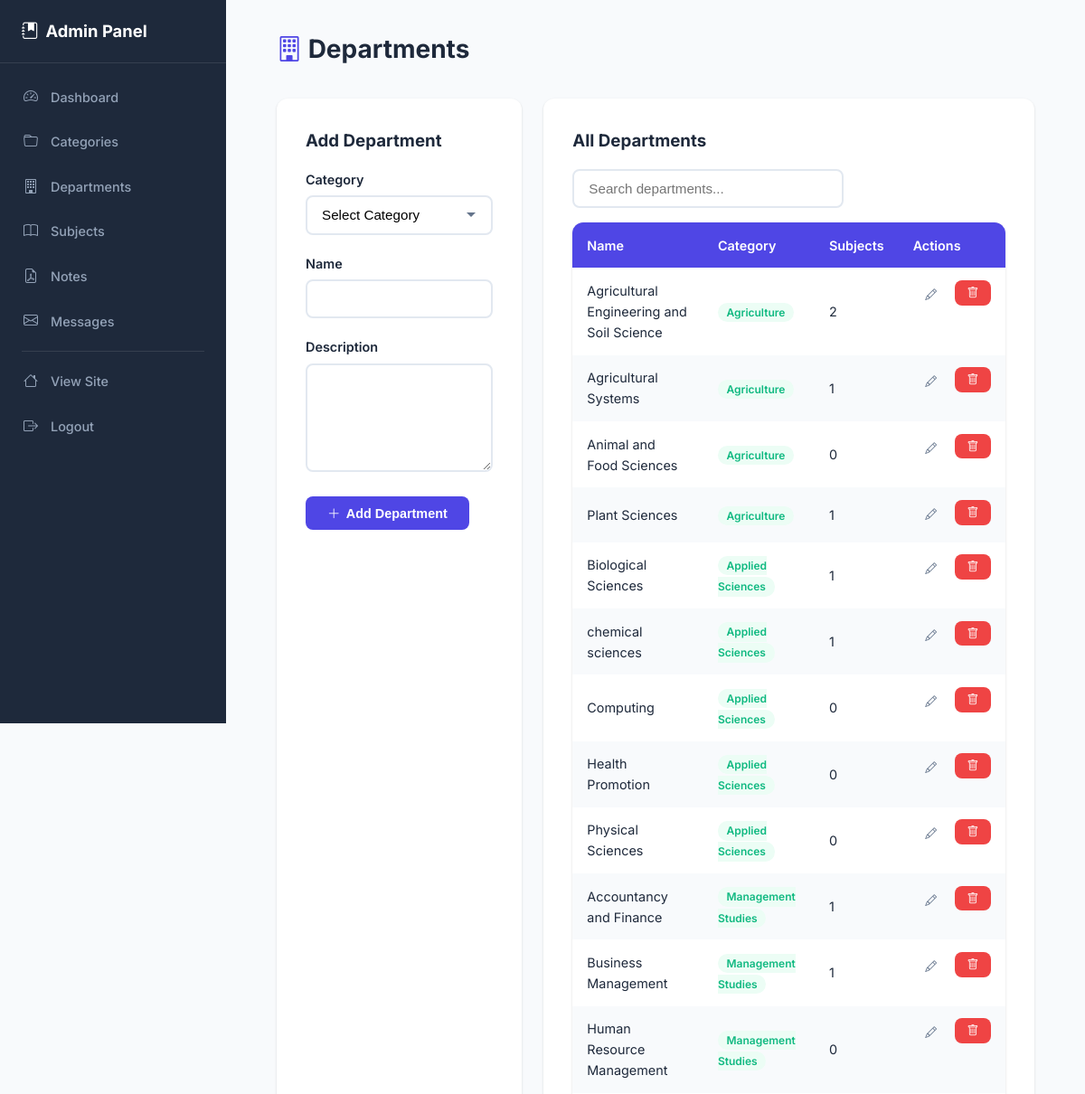
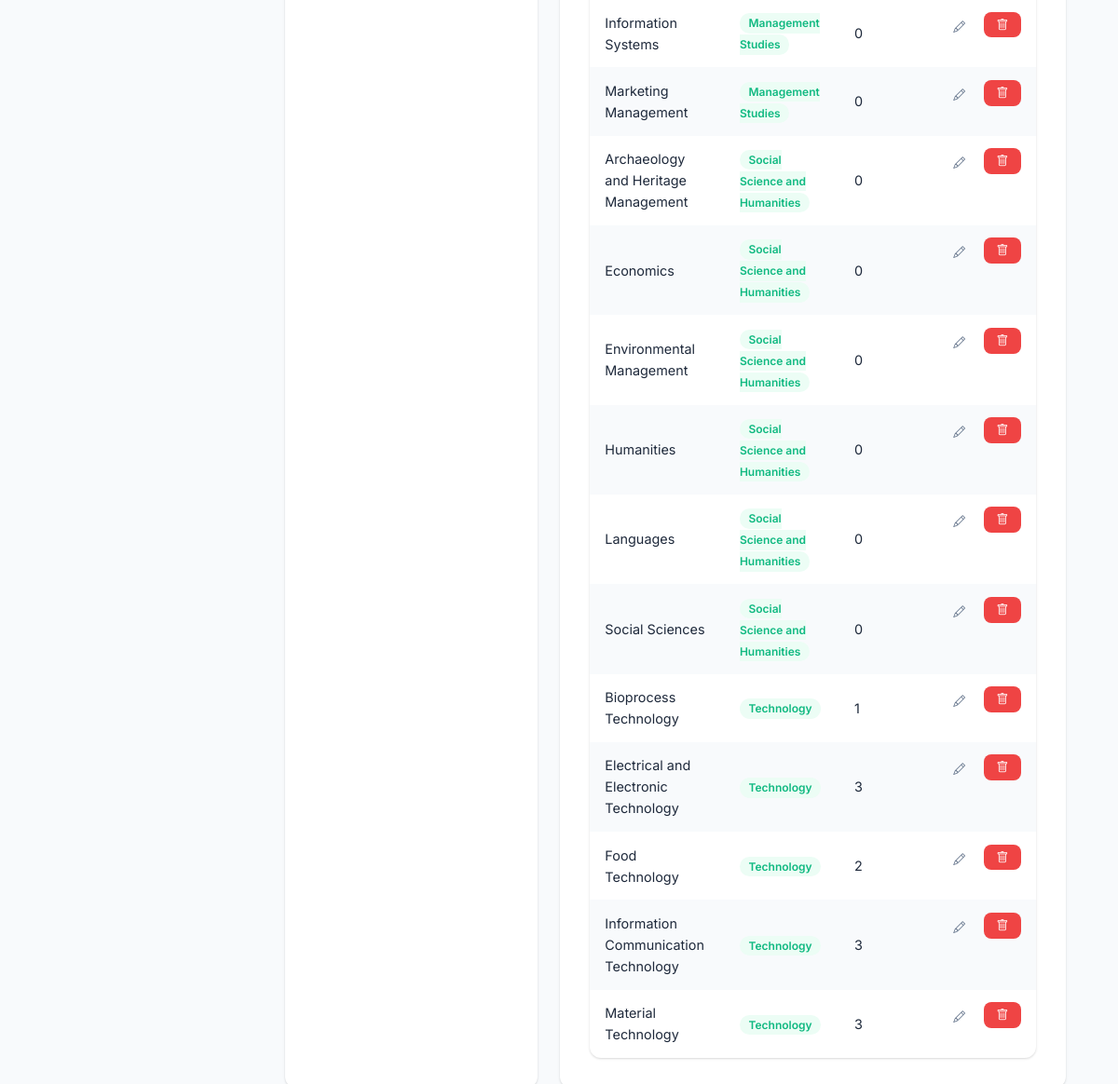
The app's page /admin/departments.php (signed in) with its own data (2 pictures, top to bottom).
### tables this page shows
CREATE TABLE departments (
    id INT AUTO_INCREMENT PRIMARY KEY,
    category_id INT NOT NULL,
    name VARCHAR(100) NOT NULL,
    description TEXT,
    created_at TIMESTAMP DEFAULT CURRENT_TIMESTAMP,
    FOREIGN KEY (category_id) REFERENCES categories(id) ON DELETE CASCADE
);

CREATE TABLE categories (
    id INT AUTO_INCREMENT PRIMARY KEY,
    name VARCHAR(100) NOT NULL,
    description TEXT,
    icon VARCHAR(50) DEFAULT 'bi-book',
    created_at TIMESTAMP DEFAULT CURRENT_TIMESTAMP
);

### admin/departments.php (the view, shortened to what this page needs)
<?php
require_once '../includes/db.php';
$editDept = null;
$departments = $conn->query("SELECT d.*, c.name as cat_name,
    (SELECT COUNT(*) FROM subjects WHERE department_id = d.id) as subject_count,
    (SELECT COUNT(*) FROM notes n JOIN subjects s ON n.subject_id = s.id WHERE s.department_id = d.id) as note_count
    FROM departments d JOIN categories c ON d.category_id = c.id ORDER BY c.name, d.name");
?>
<!DOCTYPE html>
<html lang="en">
<head>
    <link rel="stylesheet" href="../css/style.css?v=<?= filemtime(__DIR__ . '/../css/style.css') ?>">
    <link rel="stylesheet" href="https://cdn.jsdelivr.net/npm/bootstrap-icons@1.11.3/font/bootstrap-icons.min.css">
</head>
<body>
<?php include '../includes/admin_nav.php'; ?>
<div class="admin-main">
<div class="page-wrapper">
    <div class="container">
        <div class="page-header">
            <h1><i class="bi bi-building" style="color:var(--primary);"></i> Departments</h1>
        </div>
        <div class="grid-form-table">
            <div class="card-box">
                <h3 style="margin-bottom:1rem;"><?= $editDept ? 'Edit Department' : 'Add Department' ?></h3>
                <form action="" method="POST">
                    <div class="form-group">
                        <label>Category</label>
                        <select name="category_id" class="form-control" required>
                            <option value="">Select Category</option>
                        </select>
                    </div>
                    <div class="form-group">
                        <label>Name</label>
                        <input type="text" name="name" class="form-control" required value="<?= htmlspecialchars($editDept['name'] ?? '') ?>">
                    </div>
                    <div class="form-group">
                        <label>Description</label>
                        <textarea name="description" class="form-control" rows="2"><?= htmlspecialchars($editDept['description'] ?? '') ?></textarea>
                    </div>
                    <?php if ($editDept): ?>
                    <button type="submit" class="btn btn-primary"><i class="bi bi-check-lg"></i> Update Department</button>
                    <a href="departments.php" class="btn btn-ghost"><i class="bi bi-x-lg"></i> Cancel</a>
                    <?php else: ?>
                    <button type="submit" class="btn btn-primary"><i class="bi bi-plus-lg"></i> Add Department</button>
                    <?php endif; ?>
                </form>
            </div>
            <div class="card-box" style="overflow-x:auto;">
                <h3 style="margin-bottom:1rem;">All Departments</h3>
                <input type="text" id="liveSearch" placeholder="Search departments..." class="form-control" style="margin-bottom:1rem; max-width:300px;">
                <table class="admin-table">
                    <thead>
                        <tr><th>Name</th><th>Category</th><th>Subjects</th><th>Actions</th></tr>
                    </thead>
                    <tbody>
                        <?php while ($dept = $departments->fetch_assoc()): ?>
                        <tr class="filterable-item">
                            <td><?= htmlspecialchars($dept['name']) ?></td>
                            <td><span class="badge badge-user"><?= htmlspecialchars($dept['cat_name']) ?></span></td>
                            <td><?= $dept['subject_count'] ?></td>
                            <td class="actions">
                                <a href="departments.php?edit=<?= $dept['id'] ?>" class="btn btn-sm btn-ghost" title="Edit"><i class="bi bi-pencil"></i></a>
                                <?php $delMsg = htmlspecialchars(json_encode("Delete \"{$dept['name']}\"?\n\nThis will also permanently delete:\n- {$dept['subject_count']} subject(s)\n- {$dept['note_count']} note(s)", JSON_UNESCAPED_SLASHES | JSON_UNESCAPED_UNICODE)); ?>
                                <form method="POST" style="display:inline;" onsubmit="return confirm(<?= $delMsg ?>);">
                                    <button type="submit" class="btn btn-sm btn-danger" title="Delete"><i class="bi bi-trash"></i></button>
                                </form>
                            </td>
                        </tr>
                        <?php endwhile; ?>
                    </tbody>
                </table>
            </div>
        </div>
    </div>
</div>
</div>
</body>
</html>

### css/style.css (style rules this page uses)
:root { --primary: #4f46e5; --primary-dark: #4338ca; --primary-light: #818cf8; --secondary: #0ea5e9; --accent: #f59e0b; --success: #10b981; --danger: #ef4444; --warning: #f59e0b; --dark: #1e293b; --gray: #64748b; --light-gray: #e2e8f0; --bg: #f8fafc; --white: #ffffff; --shadow: 0 1px 3px rgba(0,0,0,0.1), 0 1px 2px rgba(0,0,0,0.06); --shadow-md: 0 4px 6px rgba(0,0,0,0.1), 0 2px 4px rgba(0,0,0,0.06); --shadow-lg: 0 10px 15px rgba(0,0,0,0.1), 0 4px 6px rgba(0,0,0,0.05); --radius: 12px; --radius-sm: 8px; --transition: all 0.3s ease; }
* { margin: 0; padding: 0; box-sizing: border-box; }
body { font-family: 'Inter', -apple-system, BlinkMacSystemFont, 'Segoe UI', Roboto, sans-serif; background: var(--bg); color: var(--dark); line-height: 1.6; min-height: 100vh; }
a { text-decoration: none; color: var(--primary); transition: var(--transition); }
.container { max-width: 1200px; margin: 0 auto; padding: 0 1.5rem; }
.page-wrapper { padding: 2rem 0; min-height: calc(100vh - 200px); }
.page-header { display: flex; justify-content: space-between; align-items: center; margin-bottom: 2rem; flex-wrap: wrap; gap: 1rem; }
.page-header h1 { font-size: 1.75rem; font-weight: 700; }
.btn { display: inline-flex; align-items: center; gap: 0.4rem; padding: 0.65rem 1.5rem; border: none; border-radius: var(--radius-sm); font-size: 0.9rem; font-weight: 600; cursor: pointer; transition: var(--transition); text-align: center; justify-content: center; }
.btn-primary { background: var(--primary); color: var(--white); }
.btn-danger { background: var(--danger); color: var(--white); }
.btn-ghost { background: transparent; color: var(--gray); }
.btn-sm { padding: 0.4rem 0.85rem; font-size: 0.8rem; }
.form-group { margin-bottom: 1.25rem; }
.form-group label { display: block; font-weight: 600; margin-bottom: 0.4rem; font-size: 0.9rem; color: var(--dark); }
.form-control { width: 100%; padding: 0.7rem 1rem; border: 2px solid var(--light-gray); border-radius: var(--radius-sm); font-size: 0.95rem; outline: none; transition: var(--transition); background: var(--white); }
textarea.form-control { resize: vertical; min-height: 120px; }
select.form-control { appearance: none; background-repeat: no-repeat; background-position: right 1rem center; padding-right: 2.5rem; }
.card-box { background: var(--white); border-radius: var(--radius); padding: 2rem; box-shadow: var(--shadow); }
.grid-form-table { display: grid; grid-template-columns: 1fr 2fr; gap: 1.5rem; }
.admin-table { width: 100%; border-collapse: collapse; background: var(--white); border-radius: var(--radius); overflow: hidden; box-shadow: var(--shadow); }
.admin-table th, .admin-table td { padding: 0.85rem 1rem; text-align: left; font-size: 0.9rem; }
.admin-table th { background: var(--primary); color: var(--white); font-weight: 600; }
.admin-table tr:nth-child(even) { background: #f8fafc; }
.admin-table .actions { display: flex; gap: 0.4rem; }
.admin-table .badge { padding: 0.2rem 0.6rem; border-radius: 15px; font-size: 0.75rem; font-weight: 600; }
.badge-user { background: #ecfdf5; color: var(--success); }
.admin-main { margin-left: 250px; min-height: 100vh; background: var(--bg); }
.admin-main .page-wrapper { padding: 2rem; }

### records on screen
departments: name "Agricultural Engineering and Soil Science", category.name "Agriculture", subject_count "2"
departments: name "Agricultural Systems", category.name "Agriculture", subject_count "1"
departments: name "Animal and Food Sciences", category.name "Agriculture", subject_count "0"
departments: name "Plant Sciences", category.name "Agriculture", subject_count "1"
departments: name "Biological Sciences", category.name "Applied Sciences", subject_count "1"
departments: name "chemical sciences", category.name "Applied Sciences", subject_count "1"
departments: name "Computing", category.name "Applied Sciences", subject_count "0"
departments: name "Health Promotion", category.name "Applied Sciences", subject_count "0"
departments: name "Physical Sciences", category.name "Applied Sciences", subject_count "0"
departments: name "Accountancy and Finance", category.name "Management Studies", subject_count "1"
departments: name "Business Management", category.name "Management Studies", subject_count "1"
departments: name "Human Resource Management", category.name "Management Studies", subject_count "0"
departments: name "Information Systems", category.name "Management Studies", subject_count "0"
departments: name "Marketing Management", category.name "Management Studies", subject_count "0"
departments: name "Archaeology and Heritage Management", category.name "Social Science and Humanities", subject_count "0"
departments: name "Economics", category.name "Social Science and Humanities", subject_count "0"
departments: name "Environmental Management", category.name "Social Science and Humanities", subject_count "0"
departments: name "Humanities", category.name "Social Science and Humanities", subject_count "0"
departments: name "Languages", category.name "Social Science and Humanities", subject_count "0"
departments: name "Social Sciences", category.name "Social Science and Humanities", subject_count "0"
departments: name "Bioprocess Technology", category.name "Technology", subject_count "1"
departments: name "Electrical and Electronic Technology", category.name "Technology", subject_count "3"
departments: name "Food Technology", category.name "Technology", subject_count "2"
departments: name "Information Communication Technology", category.name "Technology", subject_count "3"
departments: name "Material Technology", category.name "Technology", subject_count "3"
